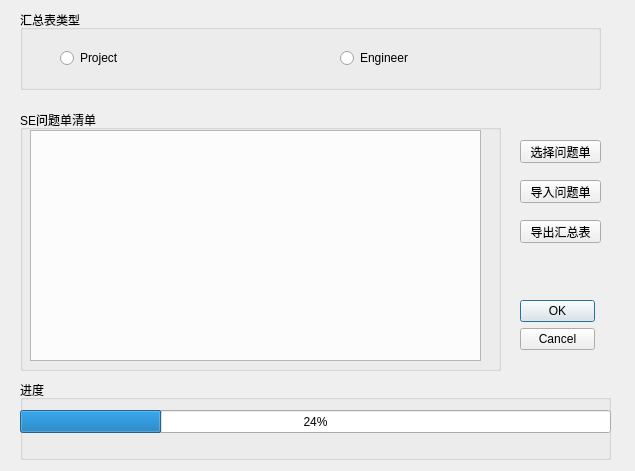
<?xml version="1.0" encoding="UTF-8"?>
<ui version="4.0">
 <class>Dialog_SEOverview</class>
 <widget class="QDialog" name="Dialog_SEOverview">
  <property name="windowModality">
   <enum>Qt::WindowModal</enum>
  </property>
  <property name="geometry">
   <rect>
    <x>0</x>
    <y>0</y>
    <width>635</width>
    <height>471</height>
   </rect>
  </property>
  <property name="windowTitle">
   <string>SE Dialog</string>
  </property>
  <property name="modal">
   <bool>true</bool>
  </property>
  <widget class="QListWidget" name="listWidget">
   <property name="geometry">
    <rect>
     <x>30</x>
     <y>130</y>
     <width>451</width>
     <height>231</height>
    </rect>
   </property>
  </widget>
  <widget class="QPushButton" name="pushButton_ImportSEProblemSheet">
   <property name="geometry">
    <rect>
     <x>520</x>
     <y>180</y>
     <width>81</width>
     <height>23</height>
    </rect>
   </property>
   <property name="text">
    <string>导入问题单</string>
   </property>
  </widget>
  <widget class="QPushButton" name="pushButton_SelectSEProblemSheet">
   <property name="geometry">
    <rect>
     <x>520</x>
     <y>140</y>
     <width>81</width>
     <height>23</height>
    </rect>
   </property>
   <property name="text">
    <string>选择问题单</string>
   </property>
  </widget>
  <widget class="QPushButton" name="pushButton_ExportOverviewSheet">
   <property name="geometry">
    <rect>
     <x>520</x>
     <y>220</y>
     <width>81</width>
     <height>23</height>
    </rect>
   </property>
   <property name="text">
    <string>导出汇总表</string>
   </property>
  </widget>
  <widget class="QGroupBox" name="groupBox">
   <property name="geometry">
    <rect>
     <x>20</x>
     <y>10</y>
     <width>581</width>
     <height>80</height>
    </rect>
   </property>
   <property name="title">
    <string>汇总表类型</string>
   </property>
   <widget class="QRadioButton" name="radioButton_Project">
    <property name="geometry">
     <rect>
      <x>40</x>
      <y>40</y>
      <width>89</width>
      <height>16</height>
     </rect>
    </property>
    <property name="text">
     <string>Project</string>
    </property>
   </widget>
   <widget class="QRadioButton" name="radioButton_Engineer">
    <property name="geometry">
     <rect>
      <x>320</x>
      <y>40</y>
      <width>89</width>
      <height>16</height>
     </rect>
    </property>
    <property name="text">
     <string>Engineer</string>
    </property>
   </widget>
  </widget>
  <widget class="QGroupBox" name="groupBox_2">
   <property name="geometry">
    <rect>
     <x>20</x>
     <y>110</y>
     <width>481</width>
     <height>261</height>
    </rect>
   </property>
   <property name="title">
    <string>SE问题单清单</string>
   </property>
  </widget>
  <widget class="QGroupBox" name="groupBox_3">
   <property name="geometry">
    <rect>
     <x>20</x>
     <y>380</y>
     <width>591</width>
     <height>80</height>
    </rect>
   </property>
   <property name="title">
    <string>进度</string>
   </property>
   <widget class="QProgressBar" name="progressBar_SE">
    <property name="geometry">
     <rect>
      <x>0</x>
      <y>30</y>
      <width>591</width>
      <height>23</height>
     </rect>
    </property>
    <property name="value">
     <number>24</number>
    </property>
   </widget>
  </widget>
  <widget class="QDialogButtonBox" name="buttonBox">
   <property name="geometry">
    <rect>
     <x>520</x>
     <y>300</y>
     <width>75</width>
     <height>52</height>
    </rect>
   </property>
   <property name="orientation">
    <enum>Qt::Vertical</enum>
   </property>
   <property name="standardButtons">
    <set>QDialogButtonBox::Cancel|QDialogButtonBox::Ok</set>
   </property>
  </widget>
 </widget>
 <resources/>
 <connections>
  <connection>
   <sender>buttonBox</sender>
   <signal>accepted()</signal>
   <receiver>Dialog_SEOverview</receiver>
   <slot>accept()</slot>
   <hints>
    <hint type="sourcelabel">
     <x>557</x>
     <y>325</y>
    </hint>
    <hint type="destinationlabel">
     <x>317</x>
     <y>235</y>
    </hint>
   </hints>
  </connection>
  <connection>
   <sender>buttonBox</sender>
   <signal>rejected()</signal>
   <receiver>Dialog_SEOverview</receiver>
   <slot>reject()</slot>
   <hints>
    <hint type="sourcelabel">
     <x>557</x>
     <y>325</y>
    </hint>
    <hint type="destinationlabel">
     <x>317</x>
     <y>235</y>
    </hint>
   </hints>
  </connection>
 </connections>
</ui>
